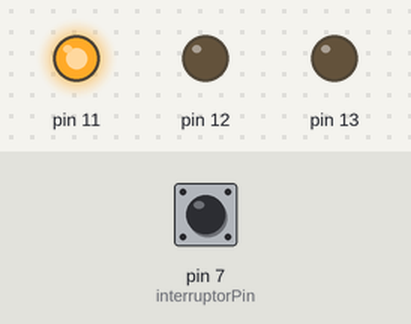
Bench run of a sketch on a simulated Arduino Uno, built with avr-gcc and run on an emulated ATmega328P. On the bench: output pins drawn as LEDs (lit = HIGH). The test bench sets the inputs (shaded band); at power-on: pin 7 (interruptorPin) LOW.

Above: at 0.5 s.
At 1.2 s:
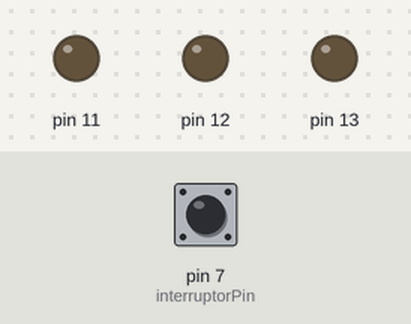
At 2.0 s:
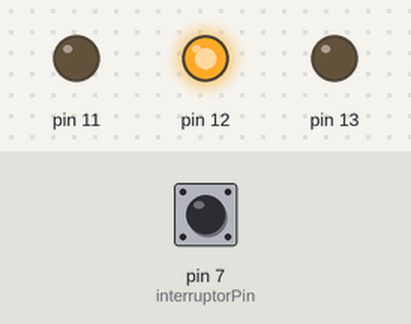
At 3.5 s:
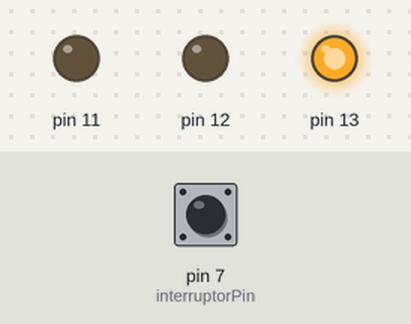
Timing chart, 0 to 5.9 s (numbered marks = the images above):
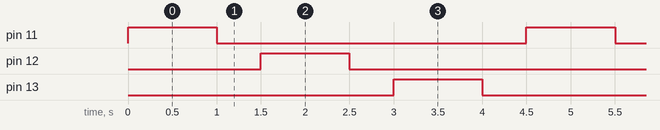

Measured:
- by itself, pin 11–13: alternates HIGH for 1.0 s and LOW for 3.5 s
- by itself, everything shown: repeats every 4.5 s, in 6 steps

The sketch:

ejercicio_2.ino
```cpp
int interruptorPin = 7; // Definimos el pin del interruptor al 7

void setup() {
  pinMode(13, OUTPUT);
  pinMode(12, OUTPUT);
  pinMode(11, OUTPUT);
  pinMode(interruptorPin, INPUT); // Configuramos el pin de entrada del interruptor
}

void loop() {
  // Lee el estado del interruptor
  int interruptorEstado = digitalRead(interruptorPin);

  // Si el interruptor está presionado (HIGH)
  if (interruptorEstado == HIGH) {
    digitalWrite(13, HIGH); // Enciende el LED rojo
    digitalWrite(12, LOW); // Apaga el LED amarillo
    digitalWrite(11, LOW); // Apaga el LED verde
    return;
    }

    digitalWrite(13, LOW);


    // Si el interruptor no está presionado, sigue parpadeando los LEDs como antes
    digitalWrite(11, HIGH);
    delay(1000);
    digitalWrite(11, LOW);
    delay(500);

    digitalWrite(12, HIGH);
    delay(1000);
    digitalWrite(12, LOW);
    delay(500);

    digitalWrite(13, HIGH);
    delay(1000);
    digitalWrite(13, LOW);
    delay(500);

}
```
